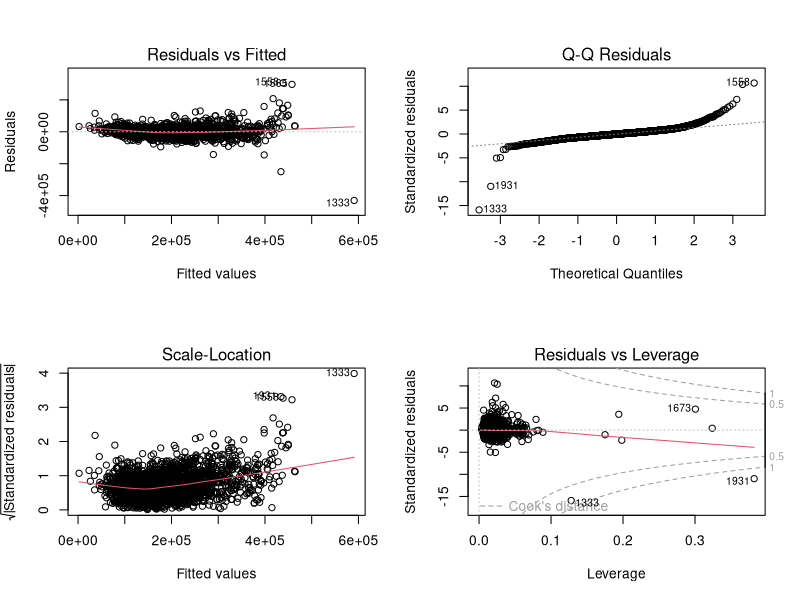
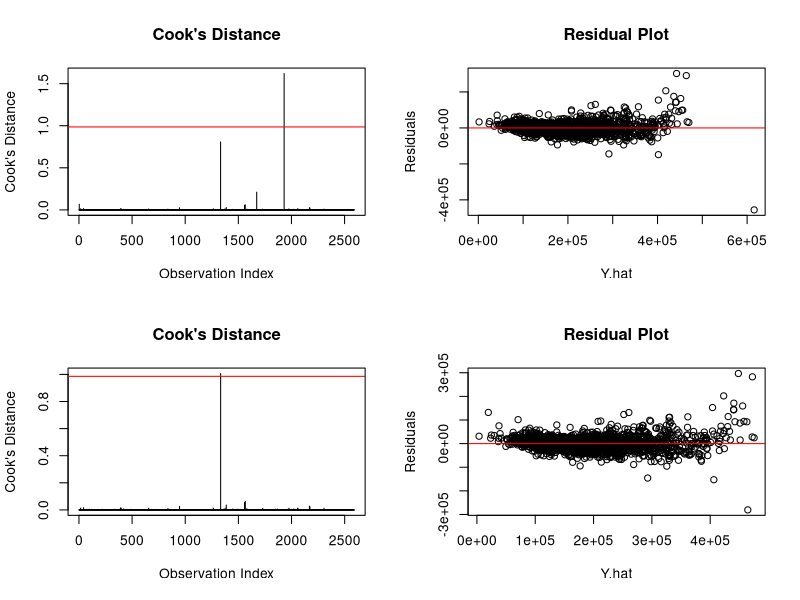

Source code (R) for these figures, in order: (Note: this script raises an error after producing the figures.)
# ------------------------------------
# Regression Assumptions for BIC Model
# ------------------------------------
ames.train = read.csv("data/ames_fully_cleaned.csv", header=TRUE)

bic.model = lm(SalePrice ~ Lot.Area + Lot.Config + Land.Slope + Neighborhood + 
                 Condition.1 + Bldg.Type + Overall.Qual + Overall.Cond + Exter.Qual + 
                 Foundation + Bsmt.Qual + Total.Bsmt.SF + Bsmt.Full.Bath + 
                 Full.Bath + Half.Bath + Kitchen.AbvGr + Kitchen.Qual + TotRms.AbvGrd + 
                 Fireplaces + Garage.Area + Wood.Deck.SF + Screen.Porch + 
                 Misc.Val, data=ames.train)

summary(bic.model) #adj r^2 = 0.885

par(mfrow = c(2,2))
plot(bic.model)


cooks <- cooks.distance(bic.model)
n <- nrow(ames.train)
p <- length(coef(bic.model))


# 50th percentile of F distribution
cutoff <- qf(0.50, df1 = p, df2 = n - p)

plot(cooks, type = "h",
  main = "Cook's Distance",
  ylab = "Cook's Distance",
  xlab = "Observation Index"
)
abline(h=cutoff, col="red")

ames.train.clean <- ames.train[-c(1931), ]

new.bic.model <- lm( formula(bic.model), data = ames.train.clean)


plot(resid(new.bic.model)~fitted(new.bic.model), xlab="Y.hat", ylab="Residuals", main = "Residual Plot")
abline(h=0, col="red")

# Outlier 2
cooks <- cooks.distance(new.bic.model)
n <- nrow(ames.train.clean)
p <- length(coef(new.bic.model))


# 50th percentile of F distribution
cutoff <- qf(0.50, df1 = p, df2 = n - p)

plot(cooks, type = "h",
     main = "Cook's Distance",
     ylab = "Cook's Distance",
     xlab = "Observation Index"
)
abline(h=cutoff, col="red")

ames.train.clean <- ames.train[-c(1333), ]

new.bic.model <- lm( formula(bic.model), data = ames.train.clean)


plot(resid(new.bic.model)~fitted(new.bic.model), xlab="Y.hat", ylab="Residuals", main = "Residual Plot")
abline(h=0, col="red")

summary(new.bic.model)

# Still non-constant variance

library(MASS)
par(mfrow = c(1,1))
bc = boxcox(new.bic.model)
bc$x[which.max(bc$y)] #0.26

new.bic.model = lm(SalePrice^0.18 ~ Lot.Area + Lot.Config + Land.Slope + Neighborhood + 
                     Condition.1 + Bldg.Type + Overall.Qual + Overall.Cond + Exter.Qual + 
                     Foundation + Bsmt.Qual + Total.Bsmt.SF + Bsmt.Full.Bath + 
                     Full.Bath + Half.Bath + Kitchen.AbvGr + Kitchen.Qual + TotRms.AbvGrd + 
                     Fireplaces + Garage.Area + Wood.Deck.SF + Screen.Porch + 
                     Misc.Val, data=ames.train.clean)

summary(new.bic.model)

par(mfrow = c(2,2))
plot(new.bic.model)

par(mfrow = c(1,1))
# Validate time series
res <- residuals(new.bic.model)
plot(ames.train.clean$Yr.Sold, res,
     type = "p",
     pch = 19,
     xlab = "Year Sold",
     ylab = "Residual",
     main = "Residuals Versus Year Sold")

abline(h = 0, lty = 2)

summary(new.bic.model)

# Calculating the final RMSE
pred_orig <- predict(new.bic.model)^(1/0.18)
MSE <- mean((ames.train.clean$SalePrice - pred_orig)^2)
sqrt(MSE)
